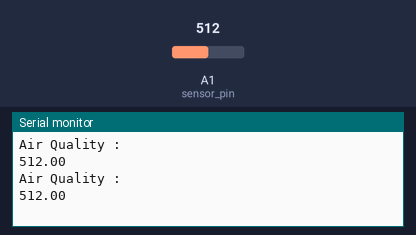
Recording of a sketch running on a simulated Arduino Uno, built with avr-gcc and run on an emulated ATmega328P. Parts: the last lines printed to the serial monitor. Inputs (shaded band) come from the test bench; at power-on: A1 (sensor_pin) = 512.

Above: at 1.3 s.
1.4 s: A1 (sensor_pin) set to 716
At 2.7 s:
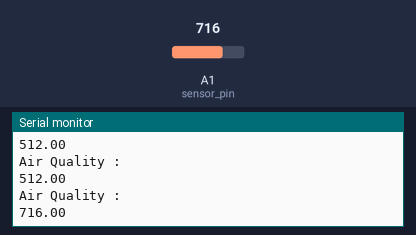
2.9 s: A1 (sensor_pin) set to 900
At 3.7 s:
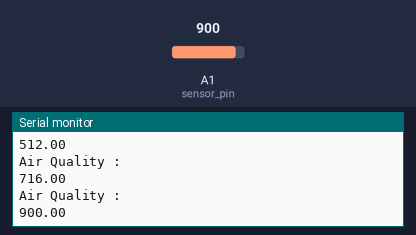
Timing chart, 0 to 5.9 s (numbered marks = the images above; inputs shaded):
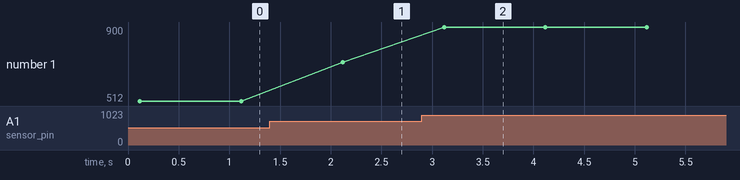

The sketch:

MQ135.ino
```cpp
int sensor_pin = A1;
float output_value;

void setup()
{
  Serial.println("Reading from the sensor....");
  Serial.begin(9600);
  delay(100);

}

void loop()
{
  output_value= analogRead(sensor_pin);
  Serial.println("Air Quality :");
  Serial.println(output_value);
  delay(1000);
}
```

Measured:
- after the input at 1.4 s, the serial monitor: prints a new line after 0.72 s (image 1)
- after the input at 2.9 s, the serial monitor: prints a new line after 0.22 s (image 2)
- plotted number 1: 512 → 716 after the input at 1.4 s, 716 → 900 after the input at 2.9 s
